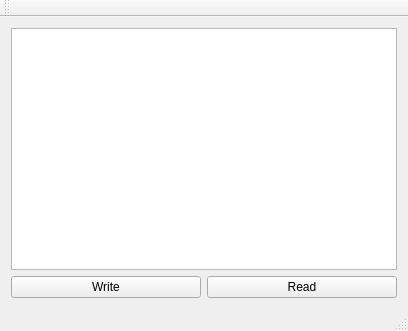
<?xml version="1.0" encoding="UTF-8"?>
<ui version="4.0">
 <class>MainWindow</class>
 <widget class="QMainWindow" name="MainWindow">
  <property name="geometry">
   <rect>
    <x>0</x>
    <y>0</y>
    <width>408</width>
    <height>331</height>
   </rect>
  </property>
  <property name="windowTitle">
   <string>MainWindow</string>
  </property>
  <widget class="QWidget" name="centralWidget">
   <layout class="QVBoxLayout" name="verticalLayout">
    <item>
     <widget class="QPlainTextEdit" name="plainTextEdit"/>
    </item>
    <item>
     <layout class="QHBoxLayout" name="horizontalLayout">
      <item>
       <widget class="QPushButton" name="pushButton">
        <property name="text">
         <string>Write</string>
        </property>
       </widget>
      </item>
      <item>
       <widget class="QPushButton" name="pushButton_2">
        <property name="text">
         <string>Read</string>
        </property>
       </widget>
      </item>
     </layout>
    </item>
   </layout>
  </widget>
  <widget class="QMenuBar" name="menuBar">
   <property name="geometry">
    <rect>
     <x>0</x>
     <y>0</y>
     <width>408</width>
     <height>21</height>
    </rect>
   </property>
  </widget>
  <widget class="QToolBar" name="mainToolBar">
   <attribute name="toolBarArea">
    <enum>TopToolBarArea</enum>
   </attribute>
   <attribute name="toolBarBreak">
    <bool>false</bool>
   </attribute>
  </widget>
  <widget class="QStatusBar" name="statusBar"/>
 </widget>
 <layoutdefault spacing="6" margin="11"/>
 <resources/>
 <connections/>
</ui>
